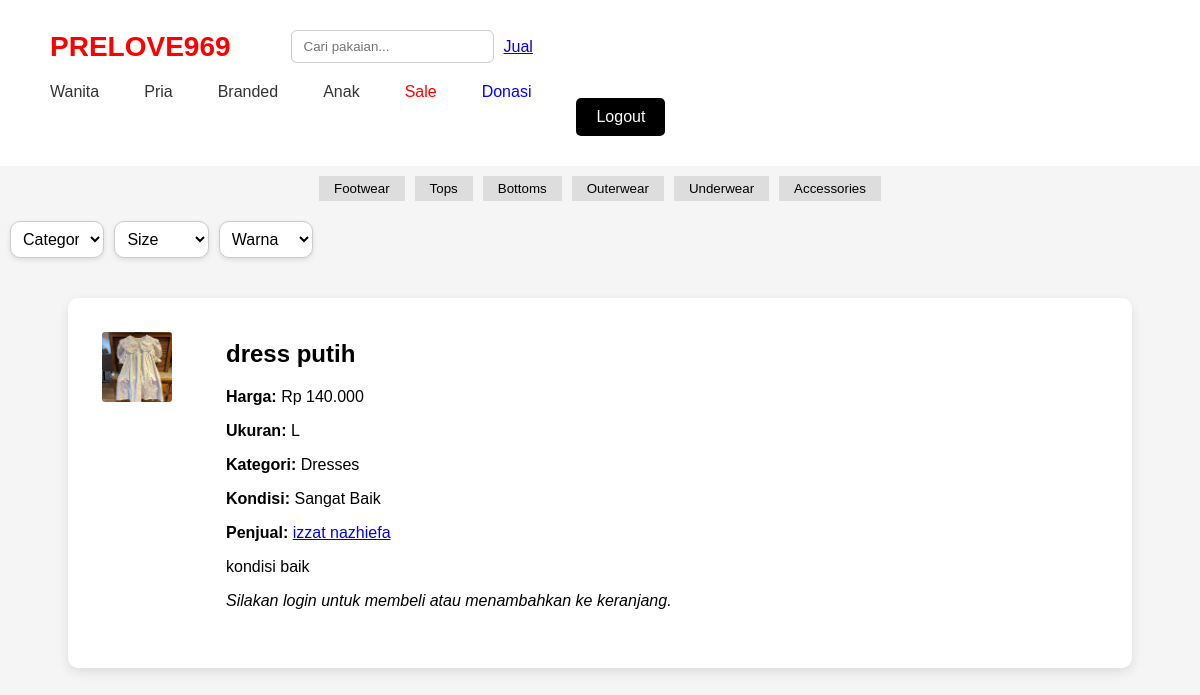
The page /user/detail_produk.php?id=51 on the database its author committed.
### tables this page shows
CREATE TABLE `foto_produk` (
  `id_foto` int(5) NOT NULL,
  `id_pakaian` int(5) NOT NULL,
  `nama_file` varchar(50) NOT NULL,
  `path_foto` varchar(200) NOT NULL,
  `urutan` int(5) NOT NULL
);

CREATE TABLE `pakaian` (
  `id_pakaian` int(5) NOT NULL,
  `id_user` int(5) NOT NULL,
  `nama_pakaian` varchar(50) NOT NULL,
  `gender` enum('Pria','Wanita','Unisex') NOT NULL,
  `deskripsi` text NOT NULL,
  `harga` decimal(10,0) NOT NULL,
  `id_kategori` int(5) NOT NULL,
  `id_ukuran` int(5) NOT NULL,
  `id_kondisi` int(5) NOT NULL,
  `foto_pakaian` blob NOT NULL,
  `tgl_upload` datetime NOT NULL DEFAULT current_timestamp(),
  `status_ketersediaan` enum('Tersedia','dipesan','Terjual') NOT NULL DEFAULT 'Tersedia'
);

CREATE TABLE `ukuran_pakaian` (
  `id_ukuran` int(5) NOT NULL,
  `ukuran` varchar(50) NOT NULL,
  `tipe_ukuran` enum('pakaian','sepatu','celana','lain') NOT NULL
);

CREATE TABLE `kategori_pakaian` (
  `id_kategori` int(3) NOT NULL,
  `kategori` varchar(35) NOT NULL
);

CREATE TABLE `kondisi_pakaian` (
  `id_kondisi` int(3) NOT NULL,
  `kondisi` varchar(35) NOT NULL,
  `deskripsi` text NOT NULL
);

CREATE TABLE `user` (
  `id_user` int(5) NOT NULL,
  `username` varchar(35) NOT NULL,
  `nama` varchar(35) NOT NULL,
  `email` varchar(35) NOT NULL,
  `password` varchar(11) NOT NULL,
  `alamat` text NOT NULL,
  `no_telp` varchar(13) NOT NULL,
  `ava` blob NOT NULL,
  `tgl_daftar` datetime NOT NULL DEFAULT current_timestamp()
);

### user/detail_produk.php (the view, shortened to what this page needs)
<!DOCTYPE html>
<html lang="id">
    <?php
    include "../config.php";
    $id = $_GET['id'];
$query = "SELECT p.*, k.kategori, u.ukuran, c.kondisi, us.nama AS nama_penjual
    FROM pakaian p
    LEFT JOIN kategori_pakaian k ON p.id_kategori = k.id_kategori
    LEFT JOIN ukuran_pakaian u ON p.id_ukuran = u.id_ukuran
    LEFT JOIN kondisi_pakaian c ON p.id_kondisi = c.id_kondisi
    LEFT JOIN user us ON p.id_user = us.id_user
    WHERE p.id_pakaian = $id";
    $data = mysqli_fetch_assoc(mysqli_query($koneksi, $query));
    $fotos = mysqli_query($koneksi, "SELECT * FROM foto_produk WHERE id_pakaian = $id ORDER BY urutan ASC");
?>
<head>
    <link rel="stylesheet" href="../frontend/style1.css">
</head>
<body>
    <header>
        <div class="topbar">
            <div class="logo">PRELOVE969</div>
            <input type="text" id="search" class="search" placeholder="Cari pakaian...">
            <a href="jual_pakaian.php">Jual</a>
        </div>
        <nav class="menu">
            <div class="dropdown">
                <a href="#">Wanita</a>
             </div>
        <div class="dropdown">
            <a href="#">Pria</a>
            </div>
                <a href="#">Branded</a>
                <a href="#">Anak</a>
                <a href="#" class="sale">Sale</a>
                <a href="#" class="donate">Donasi</a>
                <a href="register.php" class="btn">Logout</a>
        </nav>
    </header>
    <section class="categories">
        <button>Footwear</button>
        <button>Tops</button>
        <button>Bottoms</button>
        <button>Outerwear</button>
        <button>Underwear</button>
        <button>Accessories</button>
    </section>
    <section class="filters">
        <select id="category-filter" class="filters-content">
            <option value="">Category</option>
        </select>
        <select id="size-filter">
            <option value="">Size</option>
        </select>
        <select id="color-filter">
            <option value="">Warna</option>
        </select>
    </section>
    <div class="detail-container">
        <div class="galeri">
            <?php
                mysqli_data_seek($fotos, 0);
                    while ($img = mysqli_fetch_assoc($fotos)) {
                        echo "<img src='{$img['path_foto']}' class='thumbnail' onclick='changeImage(this.src)'>";
                    }
            ?>
        </div>
    <div class="info-produk">
        <h2><?= $data['nama_pakaian']; ?></h2>
            <p><strong>Harga:</strong> Rp <?= number_format($data['harga'], 0, ',', '.'); ?></p>
            <p><strong>Ukuran:</strong> <?= $data['ukuran']; ?></p>
            <p><strong>Kategori:</strong> <?= $data['kategori']; ?></p>
            <p><strong>Kondisi:</strong> <?= $data['kondisi']; ?></p>
             <p><strong>Penjual:</strong>
                <a href="profil_penjual.php?id_user=<?= $data['id_user'] ?>">
                    <?= htmlspecialchars($data['nama_penjual']) ?>
                </a>
            </p>
            <p><?= nl2br($data['deskripsi']); ?></p>
        <nav>
            <?php
                if (isset($_SESSION['id_user'])): ?>
                    <br><a href="checkout.php?id_pakaian=<?= $data['id_pakaian'] ?>" class="btn">+ Beli sekarang</a>
                    <br><a href="keranjang.php?id_pakaian=<?= $data['id_pakaian'] ?>" class="btn">+ Keranjang</a><br><br>
            <?php else: ?>
                <p><em>Silakan login untuk membeli atau menambahkan ke keranjang.</em></p>
            <?php endif; ?>
</nav>
    </div>
</body>
</html>

### frontend/style1.css (style rules this page uses)
body { font-family: Arial, sans-serif; margin: 0; padding: 0; background-color: #f5f5f5; }
header { display: flex; justify-content: space-between; align-items: start; padding: 20px 30px; background: #fff; flex-direction: column; }
.topbar { display: flex; align-items: center; justify-content: space-between; gap: 10px; padding: 10px 20px; }
.logo { flex: 0 0 auto; font-size: 28px; font-weight: bold; color: red; margin-right: 50px; }
.search { flex: 1; max-width: 500px; padding: 8px 12px; border-radius: 6px; border: 1px solid #ccc; margin: 0 auto; }
.menu { display: flex; flex-wrap: wrap; gap: 15px; padding: 10px 5px; }
nav a { margin: 0 15px; text-decoration: none; color: #333; gap: 25px; }
.dropdown { position: relative; display: inline-block; }
.sale { color: red; }
.donate { color: blue; }
.btn { padding: 5px 10px; background: black; color: white; border-radius: 5px; }
.categories { display: flex; justify-content: center; gap: 10px; padding: 10px; }
.categories button { padding: 5px 15px; border: none; background: #ddd; cursor: pointer; }
.filters { display: flex; justify-content: left; gap: 10px; padding: 10px; border-radius: 10px; }
select { width: 8%; padding: 8px; border: 1px solid #ccc; border-radius: 10px; font-size: 16px; background-color: white; cursor: pointer; }
select option { padding: 10px; font-size: 16px; }
select { box-shadow: 0 2px 5px rgba(0, 0, 0, 0.1); }
.detail-container { display: flex; flex-wrap: wrap; gap: 2rem; padding: 2rem; align-items: flex-start; background-color: #fff; border-radius: 10px; box-shadow: 0 4px 12px rgba(0, 0, 0, 0.1); max-width: 1000px; margin: 30px auto; }
.galeri { display: flex; flex-direction: row; gap: 10px; flex-wrap: wrap; margin-bottom: 20px; max-width: 400px; }
.thumbnail { width: 70px; height: 70px; object-fit: cover; cursor: pointer; border-radius: 5px; border: 2px solid transparent; transition: 0.2s ease; }
.info-produk { flex: 1; padding: 10px 20px; }
.info-produk h2 { margin-top: 0; font-size: 24px; }
nav .btn { display: inline-block; margin-right: 10px; margin-top: 15px; font-size: 16px; padding: 10px 20px; }

### rows shown on the page
foto_produk: path_foto (picture)
pakaian: nama_pakaian "dress putih", harga "140.000", id_ukuran.ukuran "L", id_kategori.kategori "Dresses", id_kondisi.kondisi "Sangat Baik", id_user.nama "izzat nazhiefa", deskripsi "kondisi baik"
